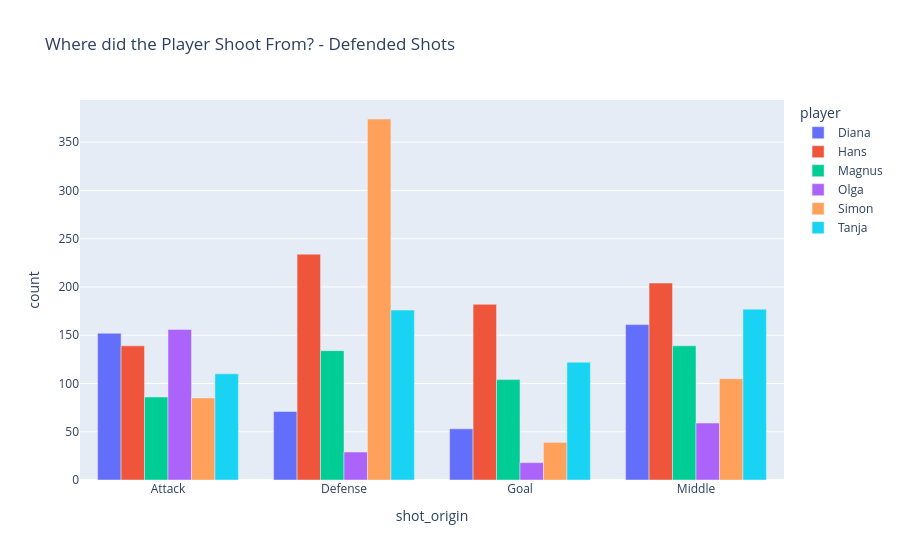

The notebook cell this image was saved under:
### Code cell
defense_bar = failed_shots[failed_shots['defended'] == True].copy()

# Extracting just the bars (Goal, Defense, Middle, Attack)
defense_bar['shot_origin'] = defense_bar['prev_bar'].str.replace(r'\d+', '', regex=True)

# Group the data to get counts
grouped_bars = defense_bar.groupby(['shot_origin', 'player']).size().reset_index(name='count')

# Choose 2 players to get a better understanding of which bar is used by the players opponent to block their shot.
fig = px.bar(grouped_bars, x='shot_origin', y='count', 
    color='player', # Distinguishes Target Players
    barmode='group',
    title='Where did the Player Shoot From? - Defended Shots'
)
fig.show()

### Figure 1 — Plotly figure (JSON) as saved in the notebook; plotly's stock layout.template omitted (floating-point values rounded to 4 significant figures)
{"data": [{"alignmentgroup": "True", "hovertemplate": "player=Diana<br>shot_origin=%{x}<br>count=%{y}<extra></extra>", "legendgroup": "Diana", "marker": {"color": "#636efa", "pattern": {"shape": ""}}, "name": "Diana", "offsetgroup": "Diana", "orientation": "v", "showlegend": true, "textposition": "auto", "type": "bar", "x": ["Attack", "Defense", "Goal", "Middle"], "xaxis": "x", "y": [152, 71, 53, 161], "yaxis": "y"}, {"alignmentgroup": "True", "hovertemplate": "player=Hans<br>shot_origin=%{x}<br>count=%{y}<extra></extra>", "legendgroup": "Hans", "marker": {"color": "#EF553B", "pattern": {"shape": ""}}, "name": "Hans", "offsetgroup": "Hans", "orientation": "v", "showlegend": true, "textposition": "auto", "type": "bar", "x": ["Attack", "Defense", "Goal", "Middle"], "xaxis": "x", "y": [139, 234, 182, 204], "yaxis": "y"}, {"alignmentgroup": "True", "hovertemplate": "player=Magnus<br>shot_origin=%{x}<br>count=%{y}<extra></extra>", "legendgroup": "Magnus", "marker": {"color": "#00cc96", "pattern": {"shape": ""}}, "name": "Magnus", "offsetgroup": "Magnus", "orientation": "v", "showlegend": true, "textposition": "auto", "type": "bar", "x": ["Attack", "Defense", "Goal", "Middle"], "xaxis": "x", "y": [86, 134, 104, 139], "yaxis": "y"}, {"alignmentgroup": "True", "hovertemplate": "player=Olga<br>shot_origin=%{x}<br>count=%{y}<extra></extra>", "legendgroup": "Olga", "marker": {"color": "#ab63fa", "pattern": {"shape": ""}}, "name": "Olga", "offsetgroup": "Olga", "orientation": "v", "showlegend": true, "textposition": "auto", "type": "bar", "x": ["Attack", "Defense", "Goal", "Middle"], "xaxis": "x", "y": [156, 29, 18, 59], "yaxis": "y"}, {"alignmentgroup": "True", "hovertemplate": "player=Simon<br>shot_origin=%{x}<br>count=%{y}<extra></extra>", "legendgroup": "Simon", "marker": {"color": "#FFA15A", "pattern": {"shape": ""}}, "name": "Simon", "offsetgroup": "Simon", "orientation": "v", "showlegend": true, "textposition": "auto", "type": "bar", "x": ["Attack", "Defense", "Goal", "Middle"], "xaxis": "x", "y": [85, 374, 39, 105], "yaxis": "y"}, {"alignmentgroup": "True", "hovertemplate": "player=Tanja<br>shot_origin=%{x}<br>count=%{y}<extra></extra>", "legendgroup": "Tanja", "marker": {"color": "#19d3f3", "pattern": {"shape": ""}}, "name": "Tanja", "offsetgroup": "Tanja", "orientation": "v", "showlegend": true, "textposition": "auto", "type": "bar", "x": ["Attack", "Defense", "Goal", "Middle"], "xaxis": "x", "y": [110, 176, 122, 177], "yaxis": "y"}], "layout": {"barmode": "group", "legend": {"title": {"text": "player"}, "tracegroupgap": 0}, "title": {"text": "Where did the Player Shoot From? - Defended Shots"}, "xaxis": {"anchor": "y", "domain": [0, 1], "title": {"text": "shot_origin"}}, "yaxis": {"anchor": "x", "domain": [0, 1], "title": {"text": "count"}}}}
